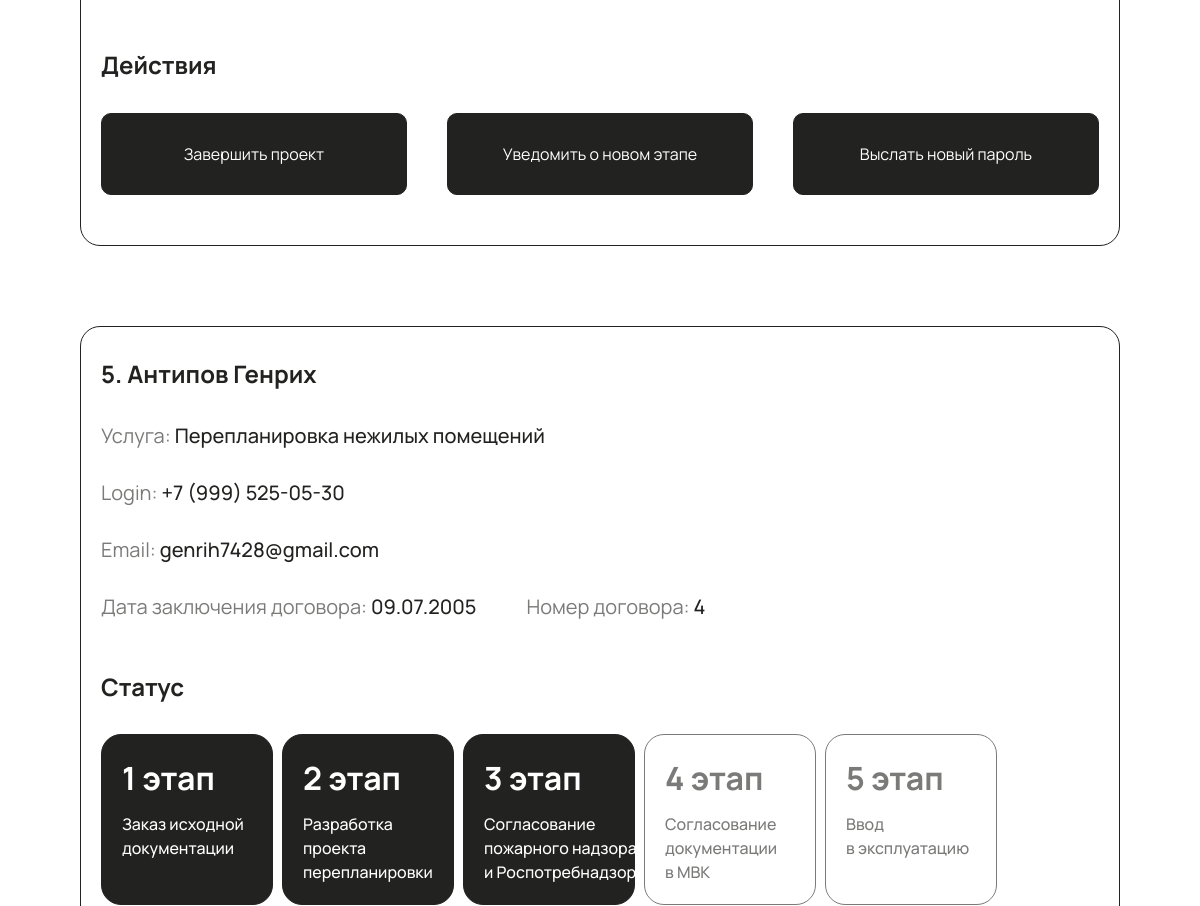
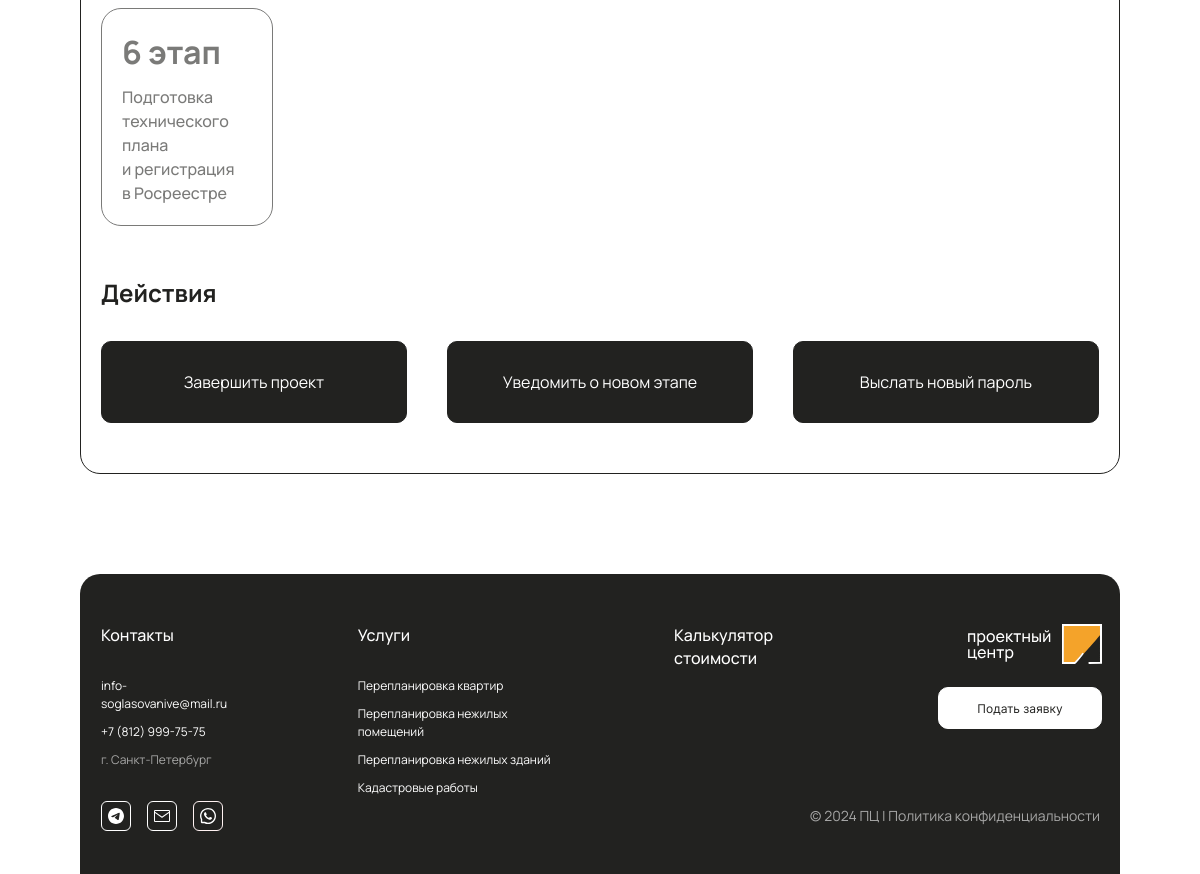
Page /manager/ (signed in, lower part) on the earlier database version (2 pictures, top to bottom).
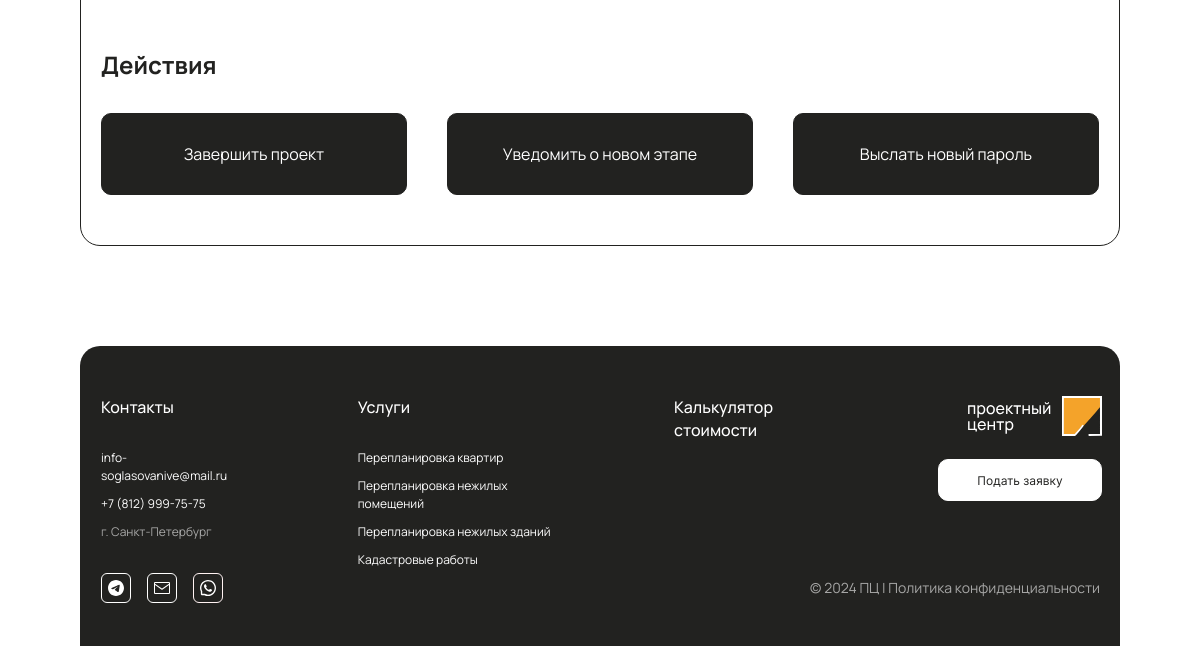
Same page on the later database version.
### user/models.py (models this page shows, shortened)
class CustomUser(AbstractBaseUser, PermissionsMixin):
    username = None  # Отключение поля username
    phone_number = models.CharField(max_length=15, unique=True)
    first_name = models.CharField(max_length=30)
    last_name = models.CharField(max_length=30)
    email = models.EmailField(unique=True, blank=True, null=True)
    is_active = models.BooleanField(default=True)
    is_staff = models.BooleanField(default=False)
    is_superuser = models.BooleanField(default=False)
    objects = CustomUserManager()
    USERNAME_FIELD = 'phone_number'
    REQUIRED_FIELDS = []

class Contract(models.Model):
    class ServiceTypeChoices(models.IntegerChoices):
        APARTMENT_REPLANNING = 1, 'Перепланировка квартиры'
        RESIDENTIAL_REPLANNING = 2, 'Перепланировка нежилых помещений'
        NON_RESIDENTIAL_REPLANNING = 3, 'Перепланировка нежилого здания'
        CADASTRAL_WORK = 4, 'Кадастровые работы'
    class StatusTypeChoices(models.IntegerChoices):
        PHASE1 = 1, '1 этап'
        PHASE2 = 2, '2 этап'
        PHASE3 = 3, '3 этап'
        PHASE4 = 4, '4 этап'
        PHASE5 = 5, '5 этап'
        PHASE6 = 6, '6 этап'
        Done = 0, 'Завершен'
    user = models.ForeignKey(CustomUser, related_name='contracts', on_delete=models.CASCADE)
    contract_number = models.CharField(max_length=20, unique=True)
    service_type = models.IntegerField(choices=ServiceTypeChoices.choices,)
    status = models.IntegerField(choices=StatusTypeChoices.choices, default=StatusTypeChoices.PHASE1)
    contract_date = models.DateField()
    completion_date = models.DateField(null=True, blank=True)
    address = models.CharField(max_length=255, blank=True, null=True)
    def max_phases(self):
        if self.service_type == self.ServiceTypeChoices.CADASTRAL_WORK:
            return self.StatusTypeChoices.PHASE3
        else:
            return self.StatusTypeChoices.PHASE6
    def is_last_phase(self):
        if self.service_type == self.ServiceTypeChoices.CADASTRAL_WORK:
            if self.status == self.StatusTypeChoices.PHASE3:
                return 3
        else:
            if self.status == self.StatusTypeChoices.PHASE6:
                return 6
        return False
    def is_done(self):
        return self.status == self.StatusTypeChoices.Done

### custom_auth/decorators.py (the view)
    def _wrapped_view_func(request, *args, **kwargs):
        if not request.user.is_staff:
            return HttpResponseForbidden("Вы не авторизованы для доступа к этой странице.")
        return view_func(request, *args, **kwargs)

### manager/templatetags/custom_filters.py (called while the page is built)
@register.filter
def format_phone(value):
    try:
        phone_number = ''.join(filter(str.isdigit, value))
        formatted_phone = f'+7 ({phone_number[1:4]}) {phone_number[4:7]}-{phone_number[7:9]}-{phone_number[9:]}'
        return formatted_phone
    except:
        return value

### user/context_processors.py (called while the page is built)
def user_contracts(request):
    if request.user.is_authenticated:
        return {
            'user_contract': request.user.contracts.last()
        }
    return {}

def current_url(request):
    return {'current_url': request.path}

### templates/manager/dashboard.html (shortened to what the changed rows need)
{% extends 'layout.html' %}
{% load static %}
{% load custom_filters %}
{% block link %}
  <link rel="stylesheet" href="{% static 'css/dashboard.css' %}">
{% endblock %}
{% block content %}
  <div class="dashboard-container">
    <div id="active-container" class="active-container">
      {% if active_clients %}
            {% for client in active_clients %}
              <div class="client-container">
                <div class="client-info">
                  <h2> {{ client.id }}. {{ client.first_name }} {{ client.last_name }}</h2>
                  <p>Услуга: <span>
                    {% if client.service_type == 1 %}Перепланировка квартир
                    {% elif client.service_type == 2 %}Перепланировка нежилых помещений
                    {% elif client.service_type == 3 %}Перепланировка нежилых зданий
                    {% elif client.service_type == 4 %}Кадастровые работы
                    {% endif %}</span></p>
                  <p>Login: <span>{{ client.phone_number|format_phone }}</span></p>
                  <p>Email: <span>{{ client.email }}</span></p>
                  <div class="contract">
                    <p>Дата заключения договора: <span>{{ client.contract_date|date:"d.m.Y" }}</span></p>
                    <p>Номер договора: <span>{{ client.contract_id }}</span></p>
                  </div>
                </div>
                <div class="client-stages-container">
                  <h2>Cтатус</h2>
                  <div class="stage-elements" id="stage-elements" data-service-type="{{ client.service_type }}" data-status="{{ client.status }}">
                    {% if client.service_type == 1 %}
                      <div class="stage-element {% if client.status >= 1 %}stage-element-current{% endif %}">
                        <h3>1 этап</h3>
                        <p>Заказ исходной документации</p>
                      </div>
                      <div class="stage-element {% if client.status >= 2 %}stage-element-current{% endif %}">
                        <h3>2 этап</h3>
                        <p>Разработка проекта перепланировки</p>
                      </div>
                      <div class="stage-element {% if client.status >= 3 %}stage-element-current{% endif %}">
                        <h3>3 этап</h3>
                        <p>Согласование пожарного надзора</p>
                      </div>
                      <div class="stage-element {% if client.status >= 4 %}stage-element-current{% endif %}">
                        <h3>4 этап</h3>
                        <p>Согласование документации в МВК</p>
                      </div>
                      <div class="stage-element {% if client.status >= 5 %}stage-element-current{% endif %}">
                        <h3>5 этап</h3>
                        <p>Ввод квартиры в эксплуатацию</p>
                      </div>
                      <div class="stage-element {% if client.status >= 6 %}stage-element-current{% endif %}">
                        <h3>6 этап</h3>
                        <p>Подготовка технического плана и регистрация в Росреестре</p>
                      </div>
                    {% elif client.service_type == 2 %}
                      <div class="stage-element {% if client.status >= 1 %}stage-element-current{% endif %}">
                        <h3>1 этап</h3>
                        <p>Заказ исходной документации</p>
                      </div>
                      <div class="stage-element {% if client.status >= 2 %}stage-element-current{% endif %}">
                        <h3>2 этап</h3>
                        <p>Разработка проекта перепланировки</p>
                      </div>
                      <div class="stage-element {% if client.status >= 3 %}stage-element-current{% endif %}">
                        <h3>3 этап</h3>
                        <p>Согласование пожарного надзора и Роспотребнадзора</p>
                      </div>
                      <div class="stage-element {% if client.status >= 4 %}stage-element-current{% endif %}">
                        <h3>4 этап</h3>
                        <p>Согласование документации в МВК</p>
                      </div>
                      <div class="stage-element {% if client.status >= 5 %}stage-element-current{% endif %}">
                        <h3>5 этап</h3>
                        <p>Ввод в эксплуатацию</p>
                      </div>
                      <div class="stage-element {% if client.status >= 6 %}stage-element-current{% endif %}">
                        <h3>6 этап</h3>
                        <p>Подготовка технического плана и регистрация в Росреестре</p>
                      </div>
                    {% endif %}
                  </div>
                </div>
                <div class="client-btns-container">
                  <h2>Действия</h2>
                  <div class="client-btns">
                    <div class="client-finish-btn" data-contract-id="{{ client.contract_id }}">Завершить проект</div>
                    <div class="client-notifi-btn" data-contract-id="{{ client.contract_id }}" {% if client.is_last_phase == true %}{% endif %}>Уведомить о новом этапе</div>
                    <div class="client-new-pass-btn" data-client-id="{{ client.id }}">Выслать новый пароль</div>
                  </div>
                </div>
              </div>
            {% endfor %}
    {% else %}
        <p>No active clients.</p>
    {% endif %}
    </div>
  </div>
{% include 'includes/footer.html' %}
{% endblock %}

Differences in the rows shown:
removed CustomUser: first_name "Антипов", last_name "Генрих", phone_number "+7 (999) 525-05-30", email "genrih7428@gmail.com"
removed Contract: contract_date "09.07.2005"
Other differences:
list line gone: "5 . Услуга: Перепланировка нежилых помещений Login: Email: Дата заключения договора: Номер договора: 4 Cтатус 1 этап Заказ исходной документации 2 этап Разработка проекта перепланировки 3 этап Согласование пожарного надзора и Роспотребнадзора 4 этап Согласование документации в МВК 5 этап Ввод в эксплуатацию 6 этап Подготовка технического плана и регистрация в Росреестре Действия Завершить проект Уведомить о новом этапе Выслать новый пароль"
